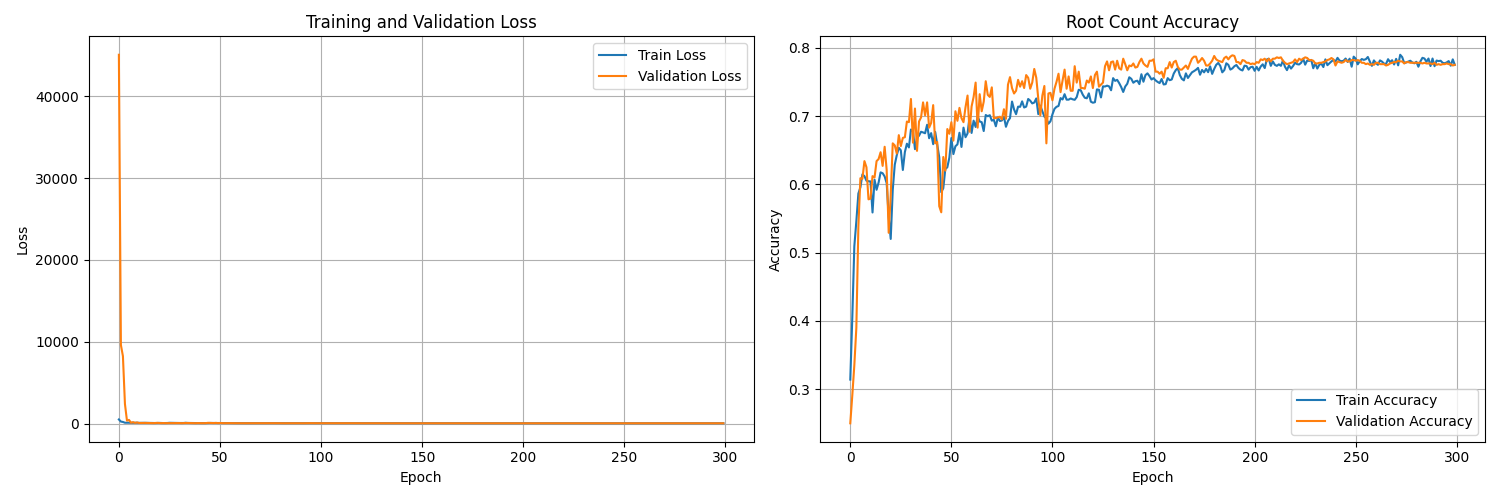

Reproduce this figure in Python.
import numpy as np
import pandas as pd
import torch
import torch.nn as nn
import torch.optim as optim
from torch.utils.data import Dataset, DataLoader
import matplotlib.pyplot as plt
from sklearn.model_selection import train_test_split
from sklearn.preprocessing import StandardScaler
from scipy.optimize import fsolve
import warnings
warnings.filterwarnings('ignore')

# GPU 사용 가능하면 GPU 사용
device = torch.device('cuda' if torch.cuda.is_available() else 'cpu')
print(f"사용 디바이스: {device}")

def calculate_actual_roots(a, b, c, domain_range=(-50, 50), step=1, tolerance=1e-8, max_roots=20):
    """실제 근을 수치적으로 계산하는 함수"""
    def f(x, a, b, c):
        """f(x) = e^x * x / (x^4 + bx^2 - cx - 5) - a"""
        if x == 0:
            return np.inf
        try:
            denominator = x**4 + b*x**2 - c*x - 5
            if abs(denominator) < 1e-12:  # 분모가 0에 가까우면
                return np.inf
            return np.exp(x) * x / denominator - a
        except:
            return np.inf
    
    roots = []
    initial_guesses = np.arange(domain_range[0], domain_range[1] + step, step)
    
    # fsolve를 사용한 근찾기
    for guess in initial_guesses:
        try:
            # fsolve 사용
            root_val = fsolve(lambda x: f(x, a, b, c), guess, full_output=True)
            if root_val[2] == 1:  # 수렴 성공
                x_root = root_val[0][0]
                
                # 실제로 근인지 확인
                if abs(f(x_root, a, b, c)) < tolerance:
                    # 중복 제거 (이미 찾은 근과 너무 가까우면 제외)
                    if not any(abs(x_root - r) < tolerance for r in roots):
                        # 정의역 내에 있는지 확인
                        if domain_range[0] <= x_root <= domain_range[1]:
                            roots.append(x_root)
                            
                            # 최대 근 개수 제한
                            if len(roots) >= max_roots:
                                break
        except:
            continue
    
    return sorted(roots)

class RootDataset(Dataset):
    """근 예측용 데이터셋"""
    def __init__(self, X, y_num, y_values):
        self.X = torch.FloatTensor(X)
        self.y_num = torch.FloatTensor(y_num)
        self.y_values = torch.FloatTensor(y_values)
    
    def __len__(self):
        return len(self.X)
    
    def __getitem__(self, idx):
        return self.X[idx], self.y_num[idx], self.y_values[idx]

class RootPredictorNet(nn.Module):
    """근 예측 신경망 - 최대 4개 근까지 예측"""
    def __init__(self, input_dim=3, hidden_dims=[128, 256, 512, 512, 256, 128], max_roots=3):
        super(RootPredictorNet, self).__init__()
        self.max_roots = max_roots
        
        # 공통 백본 네트워크
        layers = []
        prev_dim = input_dim
        
        for hidden_dim in hidden_dims:
            layers.extend([
                nn.Linear(prev_dim, hidden_dim),
                nn.ReLU(),
                nn.BatchNorm1d(hidden_dim),
                nn.Dropout(0.2 if hidden_dim <= 256 else 0.3)
            ])
            prev_dim = hidden_dim
        
        self.backbone = nn.Sequential(*layers)
        
        # 근의 개수 예측 헤드 (0개부터 4개까지)
        self.num_head = nn.Sequential(
            nn.Linear(hidden_dims[-1], 64),
            nn.ReLU(),
            nn.Dropout(0.2),
            nn.Linear(64, max_roots + 1),  # 0, 1, 2, 3, 4개 근
            nn.Softmax(dim=1)
        )
        
        # 근의 값 예측 헤드
        self.values_head = nn.Sequential(
            nn.Linear(hidden_dims[-1], 128),
            nn.ReLU(),
            nn.Dropout(0.2),
            nn.Linear(128, 64),
            nn.ReLU(),
            nn.Dropout(0.1),
            nn.Linear(64, max_roots)  # 최대 4개 근의 값
        )
    
    def forward(self, x):
        # 공통 특성 추출
        features = self.backbone(x)
        
        # 두 개의 헤드로 예측
        num_roots = self.num_head(features)
        root_values = self.values_head(features)
        
        return num_roots, root_values

class RootPredictor:
    def __init__(self, csv_file_path, max_roots=4):
        self.csv_file_path = csv_file_path
        self.model = None
        self.scaler = StandardScaler()
        self.device = device
        self.max_roots = max_roots
        
    def load_and_prepare_data(self):
        """CSV 파일에서 데이터 로드 및 전처리"""
        print("데이터 로딩 및 전처리 중...")
        
        # CSV 파일 읽기
        df = pd.read_csv(self.csv_file_path)
        print(f"원본 데이터 크기: {df.shape}")
        print(f"컬럼: {df.columns.tolist()}")
        
        # 입력 변수 (a, b, c)
        X = df[['a', 'b', 'c']].values
        
        # 근의 개수
        num_roots = df['num_roots'].values
        
        # 근의 값들 (root_1, root_2, root_3, ... 컬럼들)
        root_columns = [col for col in df.columns if col.startswith('root_')]
        print(f"근 컬럼들: {root_columns}")
        
        # 실제 근의 값들 추출
        y_roots = []
        for i, row in df.iterrows():
            roots = []
            num_roots_i = int(row['num_roots'])
            
            # 최대 4개까지만 사용
            for j in range(min(num_roots_i, self.max_roots)):
                if j < len(root_columns):
                    root_value = row[root_columns[j]]
                    if pd.notna(root_value):  # NaN이 아닌 경우만
                        roots.append(root_value)
            
            y_roots.append(roots)
        
        # 근의 개수별 분포 확인 (4개 초과는 4개로 제한)
        root_counts = [min(len(roots), self.max_roots) for roots in y_roots]
        unique, counts = np.unique(root_counts, return_counts=True)
        print("\n근의 개수별 분포 (4개 초과는 4개로 제한):")
        for num, count in zip(unique, counts):
            print(f"  {num}개 근: {count}개 샘플 ({count/len(y_roots)*100:.1f}%)")
        
        return X, y_roots
    
    def prepare_training_data(self, X, y_roots):
        """학습용 데이터 전처리"""
        print("학습용 데이터 변환 중...")
        
        # 입력 정규화
        X_scaled = self.scaler.fit_transform(X)
        
        # 근의 개수를 원핫인코딩
        y_num = []
        y_values = []
        
        for roots in y_roots:
            # 근의 개수 (최대 4개로 제한)
            num_roots = min(len(roots), self.max_roots)
            num_onehot = [0] * (self.max_roots + 1)
            num_onehot[num_roots] = 1
            y_num.append(num_onehot)
            
            # 근의 값들 (4개로 패딩)
            values = list(roots[:self.max_roots]) + [0.0] * (self.max_roots - len(roots[:self.max_roots]))
            y_values.append(values)
        
        return X_scaled, np.array(y_num), np.array(y_values)
    
    def masked_mse_loss(self, predicted_values, true_values, predicted_num):
        """마스킹된 MSE 손실"""
        batch_size = predicted_values.size(0)
        total_loss = 0
        valid_samples = 0
        
        for i in range(batch_size):
            num_roots = torch.argmax(predicted_num[i]).item()
            if num_roots > 0:
                loss = nn.MSELoss()(predicted_values[i, :num_roots], true_values[i, :num_roots])
                total_loss += loss
                valid_samples += 1
        
        return total_loss / max(valid_samples, 1)
    
    def train(self, epochs=100, batch_size=128, learning_rate=0.001, validation_split=0.2):
        """모델 학습"""
        print("=== PyTorch 복잡한 초월방정식 근 예측 신경망 학습 시작 (최대 4개 근) ===")
        
        # 데이터 로드
        X, y_roots = self.load_and_prepare_data()
        X_scaled, y_num, y_values = self.prepare_training_data(X, y_roots)
        
        print(f"전처리된 데이터 크기: X={X_scaled.shape}, y_num={y_num.shape}, y_values={y_values.shape}")
        
        # 학습/검증 데이터 분할
        X_train, X_val, y_num_train, y_num_val, y_values_train, y_values_val = train_test_split(
            X_scaled, y_num, y_values, test_size=validation_split, random_state=42, stratify=np.argmax(y_num, axis=1)
        )
        
        print(f"학습 데이터: {len(X_train)}개")
        print(f"검증 데이터: {len(X_val)}개")
        
        # 데이터로더 생성
        train_dataset = RootDataset(X_train, y_num_train, y_values_train)
        val_dataset = RootDataset(X_val, y_num_val, y_values_val)
        
        train_loader = DataLoader(train_dataset, batch_size=batch_size, shuffle=True)
        val_loader = DataLoader(val_dataset, batch_size=batch_size, shuffle=False)
        
        # 모델 생성
        self.model = RootPredictorNet(max_roots=self.max_roots).to(self.device)
        print(f"\n모델 파라미터 수: {sum(p.numel() for p in self.model.parameters()):,}")
        
        # 옵티마이저와 손실함수
        optimizer = optim.Adam(self.model.parameters(), lr=learning_rate, weight_decay=1e-5)
        scheduler = optim.lr_scheduler.ReduceLROnPlateau(optimizer, mode='min', factor=0.5, patience=16)
        
        ce_loss = nn.CrossEntropyLoss()
        
        # 학습 기록
        train_losses = []
        val_losses = []
        train_num_accs = []
        val_num_accs = []
        
        best_val_loss = float('inf')
        patience_counter = 0
        patience = 100
        
        print("\n=== 학습 시작 ===")
        
        for epoch in range(epochs):
            # 학습 모드
            self.model.train()
            train_loss = 0
            train_num_correct = 0
            train_total = 0
            
            for batch_x, batch_y_num, batch_y_values in train_loader:
                batch_x = batch_x.to(self.device)
                batch_y_num = batch_y_num.to(self.device)
                batch_y_values = batch_y_values.to(self.device)
                
                optimizer.zero_grad()
                
                # 순전파
                pred_num, pred_values = self.model(batch_x)
                
                # 손실 계산
                num_loss = ce_loss(pred_num, torch.argmax(batch_y_num, dim=1))
                values_loss = self.masked_mse_loss(pred_values, batch_y_values, batch_y_num)
                total_loss = num_loss + 10.0 * values_loss
                
                # 역전파
                total_loss.backward()
                torch.nn.utils.clip_grad_norm_(self.model.parameters(), max_norm=1.0)  # gradient clipping
                optimizer.step()
                
                train_loss += total_loss.item()
                
                # 정확도 계산
                _, predicted = torch.max(pred_num, 1)
                _, true_labels = torch.max(batch_y_num, 1)
                train_num_correct += (predicted == true_labels).sum().item()
                train_total += batch_y_num.size(0)
            
            # 검증 모드
            self.model.eval()
            val_loss = 0
            val_num_correct = 0
            val_total = 0
            
            with torch.no_grad():
                for batch_x, batch_y_num, batch_y_values in val_loader:
                    batch_x = batch_x.to(self.device)
                    batch_y_num = batch_y_num.to(self.device)
                    batch_y_values = batch_y_values.to(self.device)
                    
                    pred_num, pred_values = self.model(batch_x)
                    
                    num_loss = ce_loss(pred_num, torch.argmax(batch_y_num, dim=1))
                    values_loss = self.masked_mse_loss(pred_values, batch_y_values, batch_y_num)
                    total_loss = num_loss + 10.0 * values_loss
                    
                    val_loss += total_loss.item()
                    
                    _, predicted = torch.max(pred_num, 1)
                    _, true_labels = torch.max(batch_y_num, 1)
                    val_num_correct += (predicted == true_labels).sum().item()
                    val_total += batch_y_num.size(0)
            
            # 평균 계산
            train_loss /= len(train_loader)
            val_loss /= len(val_loader)
            train_acc = train_num_correct / train_total
            val_acc = val_num_correct / val_total
            
            # 기록
            train_losses.append(train_loss)
            val_losses.append(val_loss)
            train_num_accs.append(train_acc)
            val_num_accs.append(val_acc)
            
            # 스케줄러 업데이트
            scheduler.step(val_loss)
            current_lr = optimizer.param_groups[0]['lr']
            
            # 출력
            if (epoch + 1) % 5 == 0 or epoch == 0:
                print(f"Epoch [{epoch+1}/{epochs}]")
                print(f"  Train Loss: {train_loss:.4f}, Train Acc: {train_acc:.4f}")
                print(f"  Val Loss: {val_loss:.4f}, Val Acc: {val_acc:.4f}")
                print(f"  LR: {current_lr:.6f}")
            
            # Early Stopping
            if val_loss < best_val_loss:
                best_val_loss = val_loss
                patience_counter = 0
                # 최고 모델 저장
                torch.save(self.model.state_dict(), 'best_root_model_4max.pth')
            else:
                patience_counter += 1
                if patience_counter >= patience:
                    print(f"Early stopping at epoch {epoch+1}")
                    break
        
        # 최고 모델 로드
        self.model.load_state_dict(torch.load('best_root_model_4max.pth'))
        
        print("\n=== 학습 완료 ===")
        
        # 학습 과정 시각화
        self.plot_training_history(train_losses, val_losses, train_num_accs, val_num_accs)
        
        return {
            'train_losses': train_losses,
            'val_losses': val_losses,
            'train_accs': train_num_accs,
            'val_accs': val_num_accs
        }
    
    def plot_training_history(self, train_losses, val_losses, train_accs, val_accs):
        """학습 과정 시각화"""
        fig, axes = plt.subplots(1, 2, figsize=(15, 5))
        
        # 손실
        axes[0].plot(train_losses, label='Train Loss')
        axes[0].plot(val_losses, label='Validation Loss')
        axes[0].set_title('Training and Validation Loss')
        axes[0].set_xlabel('Epoch')
        axes[0].set_ylabel('Loss')
        axes[0].legend()
        axes[0].grid(True)
        
        # 정확도
        axes[1].plot(train_accs, label='Train Accuracy')
        axes[1].plot(val_accs, label='Validation Accuracy')
        axes[1].set_title('Root Count Accuracy')
        axes[1].set_xlabel('Epoch')
        axes[1].set_ylabel('Accuracy')
        axes[1].legend()
        axes[1].grid(True)
        
        plt.tight_layout()
        plt.show()
    
    def predict_roots(self, a, b, c):
        """근 예측 - 최대 4개까지"""
        if self.model is None:
            raise ValueError("모델이 학습되지 않았습니다.")
        
        self.model.eval()
        
        # 입력 정규화
        X_input = self.scaler.transform([[a, b, c]])
        X_tensor = torch.FloatTensor(X_input).to(self.device)
        
        with torch.no_grad():
            pred_num, pred_values = self.model(X_tensor)
            
            # CPU로 이동 후 numpy 변환
            pred_num = pred_num.cpu().numpy()
            pred_values = pred_values.cpu().numpy()
        
        # 근의 개수 결정
        predicted_num_roots = np.argmax(pred_num[0])
        predicted_probs = pred_num[0]  # 0개, 1개, 2개, 3개, 4개 근의 확률
        
        # 해당 개수만큼 근의 값 반환
        if predicted_num_roots == 0:
            return [], predicted_probs
        else:
            roots = pred_values[0][:predicted_num_roots].tolist()
            return roots, predicted_probs
    
    def evaluate_on_test_set(self, test_ratio=0.1):
        """테스트 세트로 성능 평가"""
        print("=== 테스트 세트 평가 ===")
        
        # 데이터 다시 로드
        X, y_roots = self.load_and_prepare_data()
        X_scaled, y_num, y_values = self.prepare_training_data(X, y_roots)
        
        # 테스트 세트 분리
        _, X_test, _, y_num_test, _, y_values_test = train_test_split(
            X_scaled, y_num, y_values, test_size=test_ratio, random_state=42, stratify=np.argmax(y_num, axis=1)
        )
        
        correct_count = 0
        total_error = 0
        
        for i in range(min(20, len(X_test))):  # 처음 20개만 출력
            # 원래 스케일로 복원
            original_params = self.scaler.inverse_transform([X_test[i]])[0]
            a, b, c = original_params
            
            # 예측
            predicted_roots, probs = self.predict_roots(a, b, c)
            
            # 실제 값
            true_num_roots = np.argmax(y_num_test[i])
            true_roots = y_values_test[i][:true_num_roots].tolist() if true_num_roots > 0 else []
            
            print(f"\n테스트 {i+1}:")
            print(f"  파라미터: a={a:.3f}, b={b:.3f}, c={c:.3f}")
            print(f"  실제 근 ({true_num_roots}개): {[f'{r:.4f}' for r in true_roots]}")
            print(f"  예측 근 ({len(predicted_roots)}개): {[f'{r:.4f}' for r in predicted_roots]}")
            print(f"  예측 확률 [0,1,2,3,4개]: {[f'{p:.3f}' for p in probs]}")
            
            if len(predicted_roots) == len(true_roots):
                correct_count += 1
                if len(true_roots) > 0:
                    true_sorted = sorted(true_roots)
                    pred_sorted = sorted(predicted_roots)
                    error = np.mean([abs(t - p) for t, p in zip(true_sorted, pred_sorted)])
                    total_error += error
                    print(f"  평균 오차: {error:.4f}")
                else:
                    print("  ✅ 정확 (0개 근)")
            else:
                print("  ❌ 근의 개수 불일치")
        
        test_samples = min(20, len(X_test))
        accuracy = correct_count / test_samples
        avg_error = total_error / max(correct_count, 1)
        
        print(f"\n=== 평가 결과 ===")
        print(f"근의 개수 정확도: {accuracy:.1%}")
        print(f"평균 근의 값 오차: {avg_error:.4f}")
        
        return accuracy, avg_error

# 메인 실행 코드
if __name__ == "__main__":
    # CSV 파일 경로 설정
    csv_file_path = 'neural_network_dataset5.csv'  # 파일 경로를 실제 경로로 변경하세요
    
    # 예측기 생성 (최대 4개 근까지 처리)
    predictor = RootPredictor(csv_file_path, max_roots=3)
    
    # 학습 실행
    history = predictor.train(
        epochs=300,
        batch_size=1024,
        learning_rate=0.03,
        validation_split=0.2
    )
    
    # 테스트 세트로 성능 평가
    predictor.evaluate_on_test_set(test_ratio=0.1)
    
    # 개별 예측 테스트 (실제 근과 비교)
    print("\n=== 개별 예측 테스트 (실제 근과 비교) ===")
    print("방정식: e^x * x / (x^4 + bx^2 - cx - 5) - a = 0")
    print("-" * 60)
    
    test_cases = [
        (1.0, 2.0, 3.0),
        (-0.5, 1.5, -2.0),
        (0.8, -1.0, 0.5),
        (2.5, 0.0, 1.0),
        (-1.2, 3.0, -1.5),
        (0.3, -0.8, 2.2),
        (1.8, 1.2, -0.7),
        (-0.9, -1.5, 1.8)
    ]
    
    for i, (a, b, c) in enumerate(test_cases):
        try:
            print(f"\n테스트 케이스 {i+1}:")
            print(f"파라미터: a={a}, b={b}, c={c}")
            
            # 실제 근 계산 (수치적 방법)
            print("실제 근 계산 중...")
            actual_roots = calculate_actual_roots(a, b, c)
            
            # 신경망 예측
            predicted_roots, probs = predictor.predict_roots(a, b, c)
            
            print(f"  실제 근 ({len(actual_roots)}개): {[f'{r:.4f}' for r in actual_roots]}")
            print(f"  예측 근 ({len(predicted_roots)}개): {[f'{r:.4f}' for r in predicted_roots]}")
            print(f"  예측 확률 [0,1,2,3,4개]: {[f'{p:.3f}' for p in probs]}")
            
            # 정확도 평가
            if len(actual_roots) == len(predicted_roots):
                if len(actual_roots) == 0:
                    print("  ✅ 정확 (실근 없음)")
                else:
                    actual_sorted = sorted(actual_roots)
                    predicted_sorted = sorted(predicted_roots)
                    errors = [abs(a - p) for a, p in zip(actual_sorted, predicted_sorted)]
                    avg_error = np.mean(errors)
                    print(f"  평균 오차: {avg_error:.4f}")
                    if avg_error < 0.5:
                        print("  ✅ 매우 정확")
                    elif avg_error < 2.0:
                        print("  ⚠️  약간 부정확")
                    else:
                        print("  ❌ 부정확")
            else:
                print("  ❌ 근의 개수 불일치")
            
        except Exception as e:
            print(f"테스트 케이스 {i+1}: a={a}, b={b}, c={c} → 예측 실패: {e}")
        print("-" * 40)
    
    print(f"\n학습된 모델이 'best_root_model_4max.pth'에 저장되었습니다!")
    print("복잡한 초월방정식 e^x * x / (x^4 + bx^2 - cx - 5) - a = 0의 근을 예측하는 신경망입니다.")
